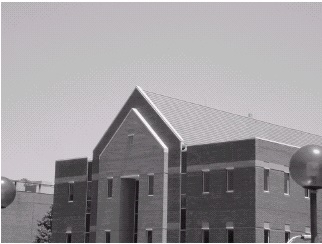
%> input picture Test4/TestPhotos/house.jpg, 322 x 244 px
$ octave main.m   (GNU Octave 9; MATLAB toolbox functions it lacks are replaced by stand-ins)
%> lines starting %> are read from the running program, lines starting %| are printed output that depends on the picture; in (x1, y1, x2, y2) boxes, pixels count from 0 and x2, y2 are one past the last pixel; in counts of white or black regions, pixels touching at a corner belong together; the program's own positions count from 1
### Test4/find_line.m
function [H,theta,rho,x,y,lines] = find_line(image)
%FIND_LINE 此处显示有关此函数的摘要
%   此处显示详细说明
% 对边缘二值图像进行Hough变换
[H, theta, rho] = hough(image);

% 寻找Hough变换的峰值点
peaks = houghpeaks(H, 2);
x = theta(peaks(:, 2));
y = rho(peaks(:, 1));


% 根据峰值点找到对应的线段
lines = houghlines(image, theta, rho, peaks, 'FillGap', 5, 'MinLength', 7);
end

### Test4/main.m
%% 清空环境
close all;
clear;clc;

%% 读取实验图像

photo_a = imread("./TestPhotos/house.jpg");
%> photo_a is the input picture: size 244x322x3 uint8; mean R, G, B 154.8, 151.4, 154.8
photo_b = imread("./TestPhotos/M_M.bmp");
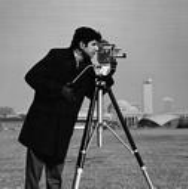
%> input picture Test4/TestPhotos/M_M.bmp, 188 x 189 px
%> photo_b is the input picture: size 189x188x3 uint8; min 0, max 248, mean 116.1

% 图像a存在白色边框，剔除以避免影响后续边缘提取
photo_a = photo_a(3:243,2:322,:);
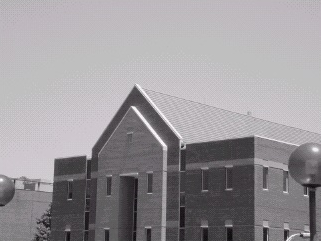
%> photo_a: size 241x321x3 uint8; mean R, G, B 153.2, 149.8, 153.3


%% 显示图像

figure('Name','显示图像');
subplot(1,2,1);
imshow(photo_a);
title("house.jpg");
subplot(1,2,2);
imshow(photo_b);
title("M\_M.bmp");


%% Sobel、roberts和prewitt边缘检测算子

% 灰度化原始图像
photo_a = rgb2gray(photo_a);
%> photo_a: size 241x321 uint8
photo_b = rgb2gray(photo_b);
%> photo_b: size 189x188 uint8

%选择边缘检测的原图像
choice = questdlg('选择边缘检测目标图像?', '选择检测对象', 'house.jpg', 'M_M.bmp', 'house.jpg');
%> the answer given: house.jpg
if strcmp(choice, 'house.jpg')
    testphoto = photo_a;
else
    testphoto = photo_b;
end


figure('name','边缘检测');
subplot(3,2,1);
imshow(testphoto);
title("检测图像");


% Sobel算子
sobel_edge = edge(testphoto,"sobel");
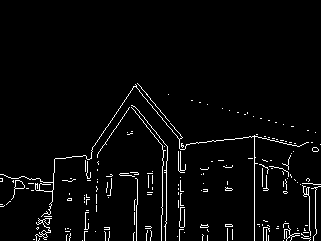
%> sobel_edge: size 241x321 logical; 3.3% white in thin lines or dots, all inside (x1, y1, x2, y2) = (0, 83, 321, 241)
subplot(3,2,2);
imshow(sobel_edge);
title("Sobel边缘检测");

% Roberts算子
roberts_edge = edge(testphoto,"roberts");
subplot(3,2,3);
imshow(roberts_edge);
title("Roberts边缘检测");

% prewitt算子
prewitt_edge = edge(testphoto,"roberts");
subplot(3,2,4);
imshow(prewitt_edge);
title("Prewitt边缘检测");


%% log和Canny边缘检测算子

% log算子
log_edge = edge(testphoto,"log");
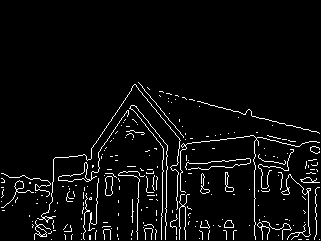
%> log_edge: size 241x321 logical; 4.6% white in thin lines or dots, all inside (x1, y1, x2, y2) = (1, 82, 320, 240)
subplot(3,2,5);
imshow(log_edge);
title("log边缘检测");

% Canny算子
canny_edge = edge(testphoto,"canny");
%> canny_edge: size 241x321 logical; 4% white in thin lines or dots, all inside (x1, y1, x2, y2) = (1, 83, 320, 240)
subplot(3,2,6);
imshow(canny_edge);
title("Canny边缘检测");


% 选择边缘检测算子结果
method_list = {'sobel','roberts','prewitt','log','canny'};
[indx,tf] = listdlg('ListString',method_list,...
    'Name','选择边缘检测算子结果','ListSize',[300 200]);
%> the answer given: 1

figure;
for i=1:length(indx)

    switch indx(i)
        case 1
            binaryEdgeImage = sobel_edge;
        case 2
            binaryEdgeImage = roberts_edge;
        case 3
            binaryEdgeImage = prewitt_edge;
        case 4
            binaryEdgeImage = log_edge;
        case 5
            binaryEdgeImage = canny_edge;
    end

    subplot(length(indx),3,3*i-2)
    imshow(binaryEdgeImage);
    title([method_list(indx(i)) "算子结果二值化"])
    [H, theta, rho,x,y,lines]=find_line(binaryEdgeImage);
    subplot(length(indx),3,3*i-1)
    imshow(imadjust(rescale(H)), 'XData', theta, 'YData', rho,...
      'InitialMagnification', 'fit');
    title([method_list(indx(i)) "算子Hough变换结果"]);
    xlabel('\theta (degrees)');
    ylabel('\rho');
    axis on;
    axis normal;
    hold on;
    colormap(gca, "turbo");
    colorbar;
    plot(x, y, 's', 'color', 'blue');
    subplot(length(indx),3,3*i)
    imshow(testphoto), hold on;
    for k = 1:length(lines)
       xy = [lines(k).point1; lines(k).point2];
       plot(xy(:,1), xy(:,2), 'LineWidth', 2, 'Color', 'green');
    end
    title([method_list(indx(i)) "算子Hough变换检测到的直线"]);
end
%> this loop made 1 pass
%> (peaks in find_line, x, y) on pass 1: ([655 91; 566 92], [0 1], [254 165])
%> pass 1, in find_line, `[H, theta, rho] = hough(image);`:
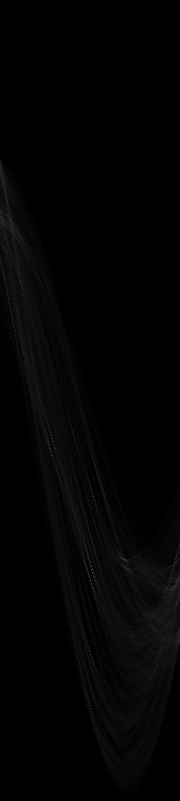
%> H: size 801x180 double; min 0, max 106, mean 3.2
%> pass 1, `imshow(imadjust(rescale(H)), 'XData', theta, 'YData', rho, 'InitialMag..`:
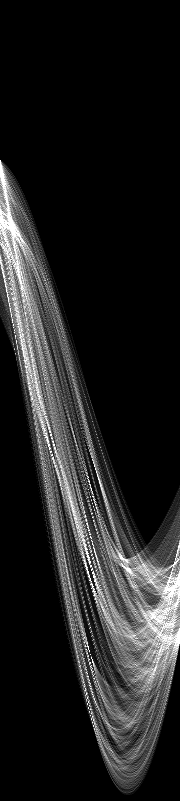
%> displayed picture: size 801x180, on the screen's scale of 0 to 255; min 0, max 255, mean 33.2
%> pass 1, `title([method_list(indx(i)) "算子Hough变换检测到的直线"]);`:
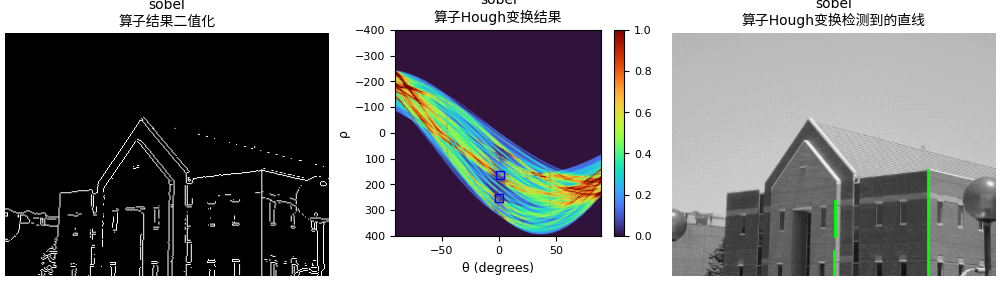
%> figure redrawn from the program's plot data, 3 panels


% % 显示二值边缘图像
% figure('Name','边缘二值图像');
%
% title('边缘二值图像');
%
%
%
% %% 对边缘二值图像进行Hough变换
% [H, theta, rho] = hough(binaryEdgeImage);
%
% % 显示Hough变换结果
% figure('Name','Hough变换结果');
% imshow(imadjust(rescale(H)), 'XData', theta, 'YData', rho,...
%       'InitialMagnification', 'fit');
% title('Hough变换结果');
% xlabel('\theta (degrees)');
% ylabel('\rho');
% axis on;
% axis normal;
% hold on;
% colormap(gca, "turbo");
% colorbar;
%
% % 寻找Hough变换的峰值点
% peaks = houghpeaks(H, 5);
% x = theta(peaks(:, 2));
% y = rho(peaks(:, 1));
% plot(x, y, 's', 'color', 'blue');
%
% % 根据峰值点找到对应的线段
% lines = houghlines(binaryEdgeImage, theta, rho, peaks, 'FillGap', 5, 'MinLength', 7);
%
% % 在原图上绘制检测到的线段
% figure('Name','直线提取');
% imshow(testphoto), hold on;
% for k = 1:length(lines)
%    xy = [lines(k).point1; lines(k).point2];
%    plot(xy(:,1), xy(:,2), 'LineWidth', 2, 'Color', 'green');
% end
% title('Hough变换检测到的直线');
